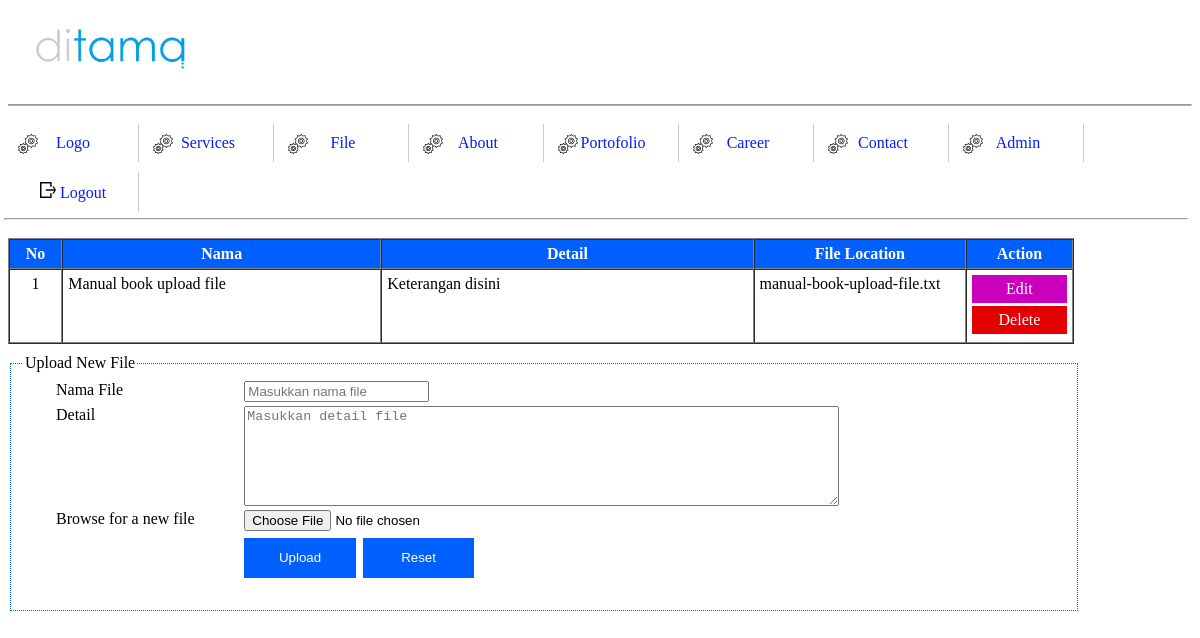
/manage/manage-file.php (signed in), run on the app's committed database.
### tables this page shows
CREATE TABLE IF NOT EXISTS `ms_file` (
  `id` int(4) NOT NULL AUTO_INCREMENT,
  `file_location` varchar(50) NOT NULL,
  `judul` varchar(50) NOT NULL,
  `deskripsi` varchar(255) NOT NULL,
  PRIMARY KEY (`id`)
);

### manage/manage-file.php (the view, shortened to what this page needs)
<?php
	require_once('../includes/header.php');
	require_once('../includes/admin-menu.php');
	$sql = "SELECT * FROM ms_file";
	$hasil = mysqli_query($koneksi, $sql);
?>
<!DOCTYPE html>
<html>
<head>
<link rel="stylesheet" href="../assets/css/style.css" type="text/css"/>
</head>
<body>
	<table border=1 id='view-table' cellspacing=0>
		<tr>
			<th>No</th>
			<th width=30%>Nama</th>
			<th width=35%>Detail</th>
			<th width=20%>File Location</th>
			<th width=10%>Action</th>
		</tr>
	<?php
		$idx = 1;
		while($baris = mysqli_fetch_assoc($hasil)){
			echo "<tr>";
				echo "<td align=center valign='top'>";
					echo $idx;
				echo "</td>";
				echo "<td valign='top'>";
					echo $baris['judul'];
				echo "</td>";
				echo "<td valign='top'>";
					echo $baris['deskripsi'];
				echo "</td>";
				echo "<td valign='top'>";
					echo $baris['file_location'];
				echo "</td>";
				echo "<td>";
					echo "<a href='edit-file.php?id=".$baris['id']."' class='edit-btn'>Edit</a>";
					echo "<a href='delete-file.php?id=".$baris['id']."' class='delete-btn'>Delete</a>";
				echo "</td>";
			echo "</tr>";
			$idx++;
		}
	?>
	</table>
	<fieldset style="width:88%" id="edit-field">
	<legend>Upload New File</legend>
		<form action="manage-file.php" method="post" enctype="multipart/form-data"/>
		<table width="100%" id="form-table">
			<tr>
				<td valign="top" width=15%>Nama File</td>
				<td><input type="text" name="add-nama" value="" placeholder="Masukkan nama file" required></td>
			</tr>
			<tr>
				<td valign="top">Detail</td>
				<td><textarea name="add-detail" placeholder="Masukkan detail file" id="smaller-textarea"/></textarea></td>
			</tr>
			<tr>
				<td valign="top" width="20%">Browse for a new file</td>
				<td><input type="FILE" name="nama-file" value="<?php echo $baris['file_location']?>" required></td>
			</tr>
			<tr>
				<td></td>
				<td>
					<input type="submit" name="add-file" value="Upload" id="blue-btn-mini"/>
					<input type="reset" value="Reset" id="blue-btn-mini">
				</td>
			</tr>
		</table>
	</fieldset>
</body>
</html>

### assets/css/style.css (style rules this page uses)
#edit-field { clear:both; margin-top:10px; border: 1px dotted #0060ff; font-family:palatino; }
.edit-btn, .delete-btn { display:block; border:none; padding:5px; margin-bottom:3px; text-align:center; text-decoration:none; background-color:#ca00be; color:white; }
.delete-btn { background-color:#e30000; }
#blue-btn-mini { background-color:#0060ff; border:none; margin:3px 3px 3px 0px; color:white; width:15%; height:40px; }
#form-table { margin-left:30px; width:90%; }
#form-table textarea { width:80%; min-height:250px; }
#form-table #smaller-textarea { min-height:100px; }
#view-table { width:90%; }
#view-table td { padding:5px; }
#view-table th { background-color:#0060ff; color:white; text-align:center; padding:5px; }

### data on the page
ms_file: judul "Manual book upload file", deskripsi "Keterangan disini", file_location "manual-book-upload-file.txt"
